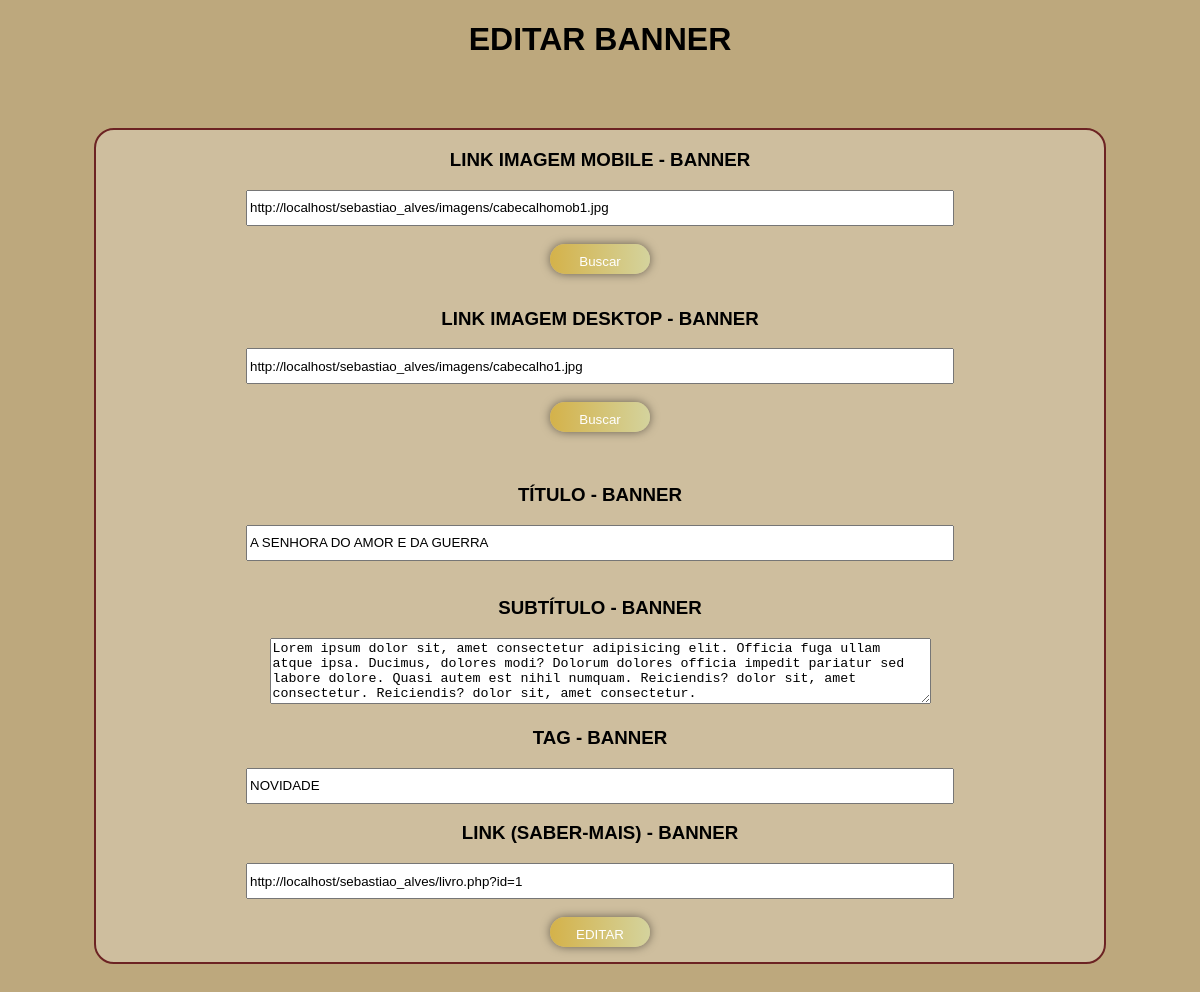
Screenshot of /backoffice/editar_banner.php?id=1 (signed in) with the database file from the repository.
### tables this page shows
CREATE TABLE `carousel` (
  `id` int(11) NOT NULL,
  `imagem_mobile` varchar(5000) NOT NULL,
  `imagem_desktop` varchar(5000) NOT NULL,
  `titulo` varchar(200) NOT NULL,
  `subtitulo` longtext NOT NULL,
  `tag` varchar(100) NOT NULL,
  `data_atualizacao` varchar(100) NOT NULL,
  `link` varchar(300) NOT NULL
);

### config/base_dados.php (called while the page is built, shortened)
<?php
require_once("config.php");
$pdo = new PDO("mysql:dbname=".$base_dados["dbname"].";host=".$base_dados["host"], $base_dados["user"], $base_dados["password"]);
function selectSQLUnico($sql){
    global $pdo;
    $query = $pdo->query($sql);
    return $query->fetch(PDO::FETCH_ASSOC);
}
?>

### config/config.php (called while the page is built, shortened)
<?php
$url_base = "http://localhost/sebastiao_alves/";
?>

### backoffice/editar_banner.php (the view, shortened to what this page needs)
<?php
require_once("../config/base_dados.php");
require_once("../config/config.php");
$editado = false;
if(isset($_GET["id"])){
    $form = isset($_GET["id"]) && isset($_GET["imagem_mobile"]) && isset($_GET["imagem_desktop"]) && isset($_GET["titulo"]) && isset($_GET["subtitulo"]) && isset($_GET["tag"]) && isset($_GET["link"]);
    if($form){
        date_default_timezone_set("Europe/Lisbon");
        $data_atual = date("H:i:s - d/m/Y");
        iduSQL("UPDATE carousel SET imagem_mobile='$_GET[imagem_mobile]',imagem_desktop='$_GET[imagem_desktop]',titulo='$_GET[titulo]', subtitulo='$_GET[subtitulo]', tag='$_GET[tag]', data_atualizacao='$data_atual',link='$_GET[link]'WHERE id='$_GET[id]'");
        $editado = true;
    }
    else{
            $banner_especifico = selectSQLUnico("SELECT * FROM carousel WHERE id='$_GET[id]'");
        }
}
?>
<!DOCTYPE html>
<html lang="pt">
<head>
    <link rel="stylesheet" href="estilo.css">
</head>
<body>
    <header>
        <h1>EDITAR BANNER</h1>
    </header>
    <main>
        <div class="caixa" id = "caixa1" >
            <?php if(isset($_GET["id"]) && (!$editado)): ?>
                <form class = "inbanner">
                    <h3>LINK IMAGEM MOBILE - BANNER</h3>
                    <input type="text" name="imagem_mobile" placeholder="Imagem Mobile" value="<?= $banner_especifico["imagem_mobile"]; ?>" >
                    <br><br>
                    <a href="<?= $url_base; ?>/filemanager/tinyfilemanager.php" target="_blank" onclick="window.open(this.href, 'popupwindow', 'width=800,height=600'); return false;"><button type="button">Buscar</button></a>
                    <br>
                    <h3>LINK IMAGEM DESKTOP - BANNER</h3>
                    <input type="text" name="imagem_desktop" placeholder="Imagem Desktop" value="<?= $banner_especifico["imagem_desktop"]; ?>" >
                    <br><br>
                    <a href="<?= $url_base; ?>/filemanager/tinyfilemanager.php" target="_blank" onclick="window.open(this.href, 'popupwindow', 'width=800,height=600'); return false;"><button type="button">Buscar</button></a>
                    <br><br>
                    <h3>TÍTULO - BANNER</h3>
                    <input type="text" name="titulo" placeholder="titulo" value="<?= $banner_especifico["titulo"]; ?>" >
                    <br><br>
                    <h3>SUBTÍTULO - BANNER</h3>
                    <textarea name="subtitulo" rows="4" cols="80" placeholder="subtitulo"><?= $banner_especifico["subtitulo"]; ?></textarea>
                    <h3>TAG - BANNER</h3>
                    <input type="text" name="tag" placeholder="tag" value="<?= $banner_especifico["tag"]; ?>" >
                    <h3>LINK (SABER-MAIS) - BANNER</h3>
                    <input type="text" name="link" placeholder="link" value="<?= $banner_especifico["link"]; ?>" >
                    <br><br>
                    <button>EDITAR</button>
                </form>
                <?php else: ?>
                    <h1>Banner editado!</h1>
                    <a href="carousel.php"> <button>VOLTAR</button></a>
            <?php endif; ?>
        </div>
    </main>
</body>
</html>

### backoffice/estilo.css (style rules this page uses)
body { background-color: rgb(189, 168, 125); color: rgb(0, 0, 0); font-family:'Lucida Sans', 'Lucida Sans Regular', 'Lucida Grande', 'Lucida Sans Unicode', Geneva, Verdana, sans-serif; text-align: center; }
main { margin-top: 50px; }
.caixa { background-color: rgba(255, 255, 255, 0.25); width: 30%; border-radius: 20px; border: 2px solid rgb(108, 35, 35); margin: 70px auto; padding: 20px 0px; transition-duration: 1s; }
#caixa1 { width: 80%; padding: 0px 30px; }
h1 { text-transform: uppercase; }
a { text-decoration: none; }
button { height: 30px; width: 100px; background: linear-gradient(90deg, #d4b24a, #d4d39d); color: #fff; border: none; border-radius: 20px; box-shadow: 0px 0px 10px rgba(0, 0, 0, 0.5); padding: 10px 20px; margin-bottom: 15px; }
.inbanner > input { width: 700px; height: 30px; }

### rows the page displays
carousel: imagem_mobile "http://localhost/sebastiao_alves/imagens/cabecalhomob1.jpg", imagem_desktop "http://localhost/sebastiao_alves/imagens/cabecalho1.jpg", titulo "A SENHORA DO AMOR E DA GUERRA", subtitulo "Lorem ipsum dolor sit, amet consectetur adipisicing elit. Officia fuga ullam atque ipsa. Ducimus, dolores modi? Dolorum dolores officia impedit pariatur sed labore dolore. Quasi autem est nihil numquam. Reiciendis? dolor sit, amet consectetur. Reiciendis? dolor sit, amet consectetur.", tag "NOVIDADE", link "http://localhost/sebastiao_alves/livro.php?id=1"
